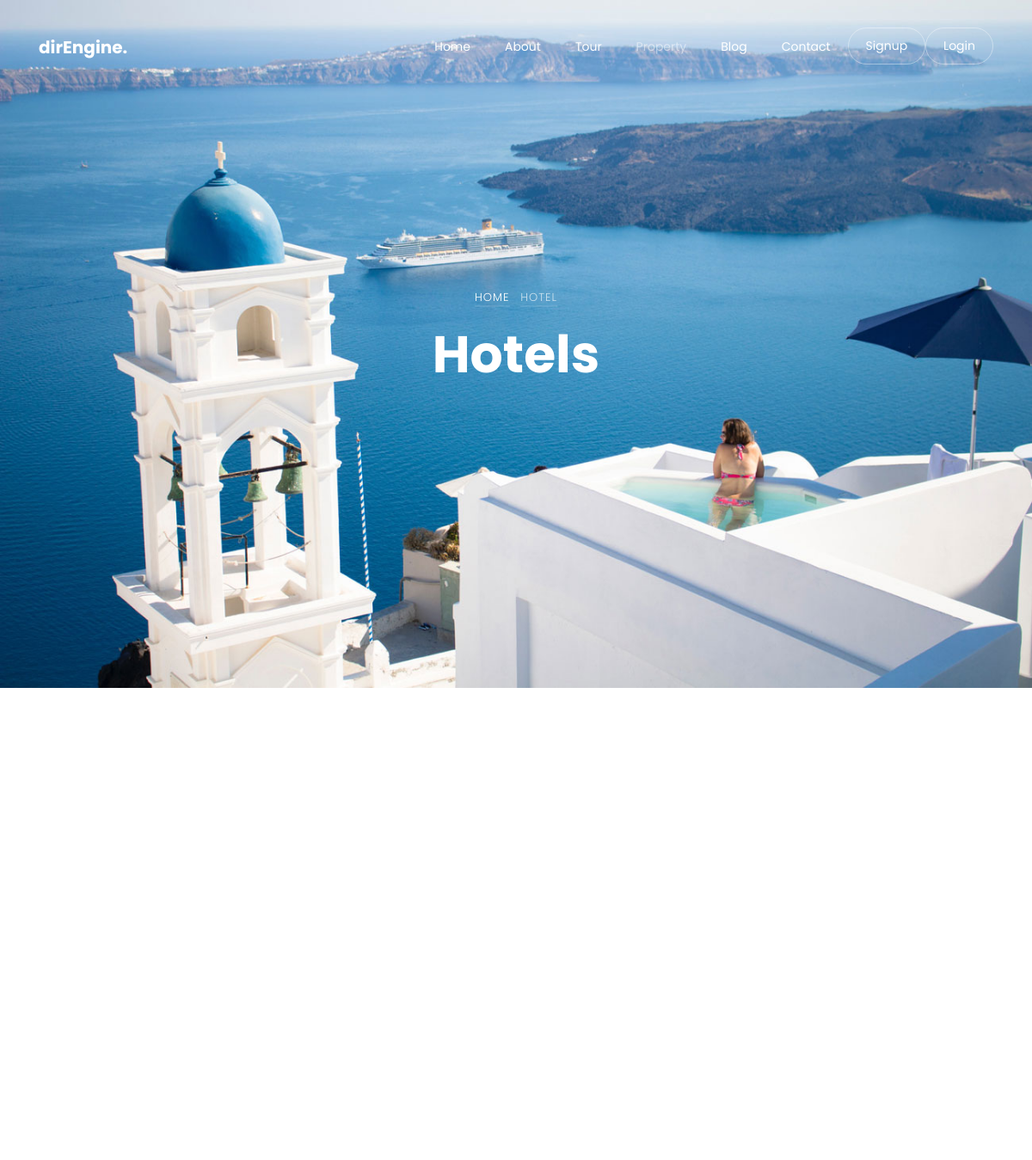
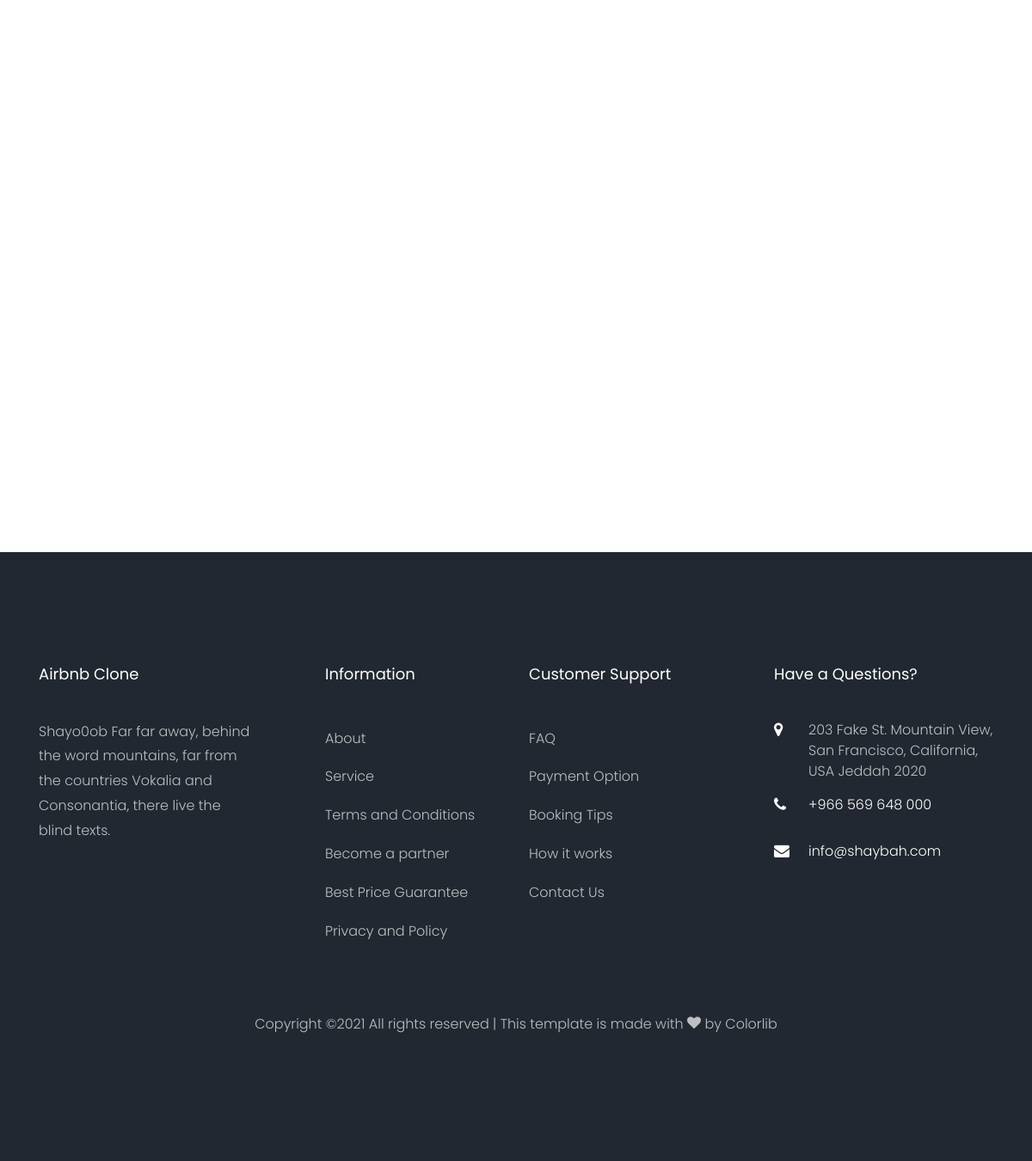
/rooms/, run on the app's committed database (2 pictures, top to bottom).
### settings/models.py (models this page shows, shortened)
class Info(models.Model):
    name = models.CharField(max_length=50)
    logo = models.ImageField(upload_to='info/')
    description = models.TextField(max_length=200)
    fb_link = models.URLField(max_length=500)
    twitter_link = models.URLField(max_length=500)
    instgram_link = models.URLField(max_length=500)
    address = models.TextField(max_length=200)
    phone_number = models.CharField(max_length=30)
    mail = models.EmailField(max_length=50)
    class Meta:
        verbose_name =("Info")
        verbose_name_plural = ("Infos")

### property/views.py (the view)
# urls.py: path('', views.RoomList.as_view(), name='property_list'),
class RoomList(FilterView):
    model = models.Room
    filterset_class = PropertyFilter
    template_name = 'property/room_list.html'
    paginate_by = 4

### property/models.py (called while the page is built)
    def get_absolute_url(self):
        return reverse ('rooms:property_detail', kwargs={'slug':self.slug})

    def __str__(self):
        return self.name

    def __str__(self):
        return self.name

### utils/footer_context_processor.py (called while the page is built)
def get_footer(request):
    footer = Info.objects.last()
    return {'footer':footer}

### property/templates/property/room_list.html (shortened to what this page needs)
{% extends 'base.html' %}
{% load static %}
{% load bootstrap4 %}
{% block body %}
    <div class="hero-wrap js-fullheight" style="background-image: url({% static 'images/bg_5.jpg' %});">
      <div class="container">
        <div class="row no-gutters slider-text js-fullheight align-items-center justify-content-center" data-scrollax-parent="true">
          <div class="col-md-9 ftco-animate text-center" data-scrollax=" properties: { translateY: '70%' }">
            <p class="breadcrumbs" data-scrollax="properties: { translateY: '30%', opacity: 1.6 }"><span class="mr-2"><a href="index.html">Home</a></span> <span>Hotel</span></p>
            <h1 class="mb-3 bread" data-scrollax="properties: { translateY: '30%', opacity: 1.6 }">Hotels</h1>
          </div>
        </div>
      </div>
    </div>
    <section class="ftco-section ftco-degree-bg">
      <div class="container">
        <div class="row">
        	<div class="col-lg-3 sidebar">
          </div>
          <div class="col-lg-9">
          	<div class="row">
          	</div>
          </div>
        </div>
      </div>
    </section>
{% endblock body %}

### templates/base.html (shortened to what this page needs)
{% load static %}
<!DOCTYPE html>
<html lang="en">
  <head>
    <link rel="stylesheet" href="{% static 'css/open-iconic-bootstrap.min.css' %}">
    <link rel="stylesheet" href="{% static 'css/animate.css' %}">
    <link rel="stylesheet" href="{% static 'css/owl.carousel.min.css' %}">
    <link rel="stylesheet" href="{% static 'css/owl.theme.default.min.css' %}">
    <link rel="stylesheet" href="{% static 'css/magnific-popup.css' %}">
    <link rel="stylesheet" href="{% static 'css/aos.css' %}">
    <link rel="stylesheet" href="{% static 'css/ionicons.min.css' %}">
    <link rel="stylesheet" href="{% static 'css/bootstrap-datepicker.css' %}">
    <link rel="stylesheet" href="{% static 'css/jquery.timepicker.css' %}">
    <link rel="stylesheet" href="{% static 'css/flaticon.css' %}">
    <link rel="stylesheet" href="{% static 'css/icomoon.css' %}">
    <link rel="stylesheet" href="{% static 'css/style.css' %}">
  </head>
  <body>
  <nav class="navbar navbar-expand-lg navbar-dark ftco_navbar bg-dark ftco-navbar-light" id="ftco-navbar">
    <div class="container">
      <a class="navbar-brand" href="index.html">dirEngine.</a>
      <div class="collapse navbar-collapse" id="ftco-nav">
        <ul class="navbar-nav ml-auto">
          <li class="nav-item"><a href="/" class="nav-link">Home</a></li>
          <li class="nav-item"><a href="{% url 'about:about' %}" class="nav-link">About</a></li>
          <li class="nav-item"><a href="tour.html" class="nav-link">Tour</a></li>
          <li class="nav-item active"><a href="{% url 'rooms:property_list' %}" class="nav-link">Property</a></li>
          <li class="nav-item"><a href="{% url 'blog:post_list' %}" class="nav-link">Blog</a></li>
          <li class="nav-item"><a href="contact.html" class="nav-link">Contact</a></li>
          {% if request.user.is_authenticated %}
            <li class="nav-item cta"><a href="{% url 'accounts:profile' %}" class="nav-link"><span>Profile</span></a></li>
            <li class="nav-item cta"><a href="{% url 'rooms:NewProperty' %}" class="nav-link"><span>Add listing</span></a></li>
          {% else %}
            <li class="nav-item cta"><a href="{% url 'accounts:signup' %}" class="nav-link"><span>Signup</span></a></li>
            <li class="nav-item cta"><a href="{% url 'login' %}" class="nav-link"><span>Login</span></a></li>
          {% endif %}
        </ul>
      </div>
    </div>
  </nav>
    {% block body %}
    {% endblock body %}
    <footer class="ftco-footer ftco-bg-dark ftco-section">
      <div class="container">
        <div class="row mb-5">
          <div class="col-md">
            <div class="ftco-footer-widget mb-4">
              <h2 class="ftco-heading-2">{{footer.name}}</h2>
              <p>{{footer.description}}</p>
              <ul class="ftco-footer-social list-unstyled float-md-left float-lft mt-5">
              </ul>
            </div>
          </div>
          <div class="col-md">
            <div class="ftco-footer-widget mb-4 ml-md-5">
              <h2 class="ftco-heading-2">Information</h2>
              <ul class="list-unstyled">
                <li><a href="#" class="py-2 d-block">About</a></li>
                <li><a href="#" class="py-2 d-block">Service</a></li>
                <li><a href="#" class="py-2 d-block">Terms and Conditions</a></li>
                <li><a href="#" class="py-2 d-block">Become a partner</a></li>
                <li><a href="#" class="py-2 d-block">Best Price Guarantee</a></li>
                <li><a href="#" class="py-2 d-block">Privacy and Policy</a></li>
              </ul>
            </div>
          </div>
          <div class="col-md">
             <div class="ftco-footer-widget mb-4">
              <h2 class="ftco-heading-2">Customer Support</h2>
              <ul class="list-unstyled">
                <li><a href="#" class="py-2 d-block">FAQ</a></li>
                <li><a href="#" class="py-2 d-block">Payment Option</a></li>
                <li><a href="#" class="py-2 d-block">Booking Tips</a></li>
                <li><a href="#" class="py-2 d-block">How it works</a></li>
                <li><a href="#" class="py-2 d-block">Contact Us</a></li>
              </ul>
            </div>
          </div>
          <div class="col-md">
            <div class="ftco-footer-widget mb-4">
            	<h2 class="ftco-heading-2">Have a Questions?</h2>
            	<div class="block-23 mb-3">
	              <ul>
	                <li><span class="icon icon-map-marker"></span><span class="text">{{footer.address}}</span></li>
	                <li><a href="#"><span class="icon icon-phone"></span><span class="text">{{footer.phone_number}}</span></a></li>
	                <li><a href="#"><span class="icon icon-envelope"></span><span class="text">{{footer.mail}}</span></a></li>
	              </ul>
	            </div>
            </div>
          </div>
        </div>
        <div class="row">
          <div class="col-md-12 text-center">
            <p>
  Copyright &copy;<script>document.write(new Date().getFullYear());</script> All rights reserved | This template is made with <i class="icon-heart" aria-hidden="true"></i> by <a href="https://colorlib.com" target="_blank">Colorlib</a>
  </p>
          </div>
        </div>
      </div>
    </footer>
  </body>
</html>

### static/css/icomoon.css (style rules this page uses)
[class^="icon-"], [class*=" icon-"] { font-family: 'icomoon' !important; speak: none; font-style: normal; font-weight: normal; font-variant: normal; text-transform: none; line-height: 1; -webkit-font-smoothing: antialiased; -moz-osx-font-smoothing: grayscale; }
.icon-heart:before { content: "\f004"; }
.icon-map-marker:before { content: "\f041"; }
.icon-phone:before { content: "\f095"; }
.icon-envelope:before { content: "\f0e0"; }

### data on the page
Info: name "Airbnb Clone", description "Shayo0ob Far far away, behind the word mountains, far from the countries Vokalia and Consonantia, there live the blind texts.", address "203 Fake St. Mountain View, San Francisco, California, USA Jeddah 2020", phone_number "+966 569 648 000", mail "info@shaybah.com"
